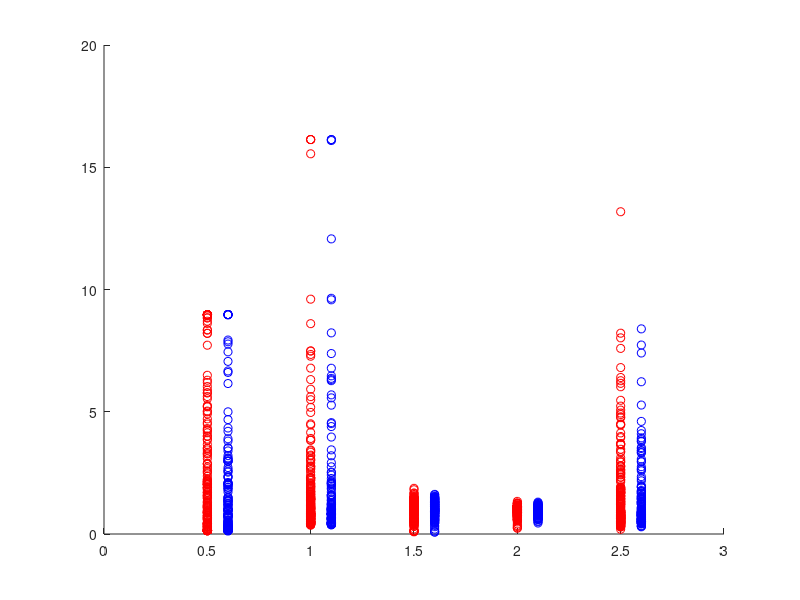
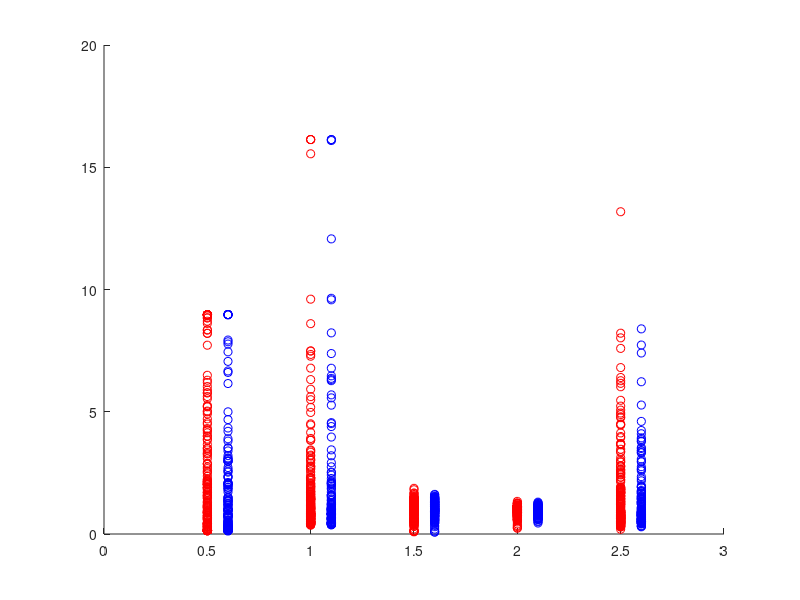

Reproduce these figures in MATLAB, in order.
clear all
close all
load('4plots.mat')

%% Cluster plots
    
% % %stuff = dbscan(opt_pars,9,20);
% % figure(1);
% % silhouette(opt_pars,stuff);


%% Boxplots

for i = 1:5
    
    plot_pars(:,i) = opt_pars(:,i)/median(opt_pars(:,i));
%     x(i) = x(i)/median(opt_pars(:,i));
%     y(i) = y(i)/median(opt_pars(:,i));
    
end
% figure(1)
% hold on
% h = boxplot(plot_pars,'Whisker',20,'Color','k','Widths',.35,'Positions',[.5 1 1.5 2 2.5]);
% plot([.5 1 1.5 2 2.5],x,'p','Color','b','MarkerSize',25,'MarkerFaceColor','b')
% plot([.5 1 1.5 2 2.5],y,'p','Color','r','MarkerSize',25,'MarkerFaceColor','r')
% set(gca,'XTickLabel',{' '})
% set(h,{'linew'},{3})
% yticks([0 4 8 12 16])
% set(gca,'fontsize',32)
% ylabel('Relative Parameters')
% saveas(figure(1),'boxplot.eps')

%% Scatter

hiPOTs = [];
midPOTs = [];
noPOTs = [];
figure (2)
hold on


for i = 1: length(POTS)
    if POTS(i) == 2
        hiPOTs = [hiPOTs ; plot_pars(i,1:5)];
    
    elseif POTS(i) == 1
        midPOTs = [midPOTs ; plot_pars(i,1:5)];
    else
        noPOTs = [noPOTs ; plot_pars(i,1:5)];
    end
end

for i = 1:5
    
    plot(i*.5*ones(length(hiPOTs(:,i)),1)+.1*ones(length(hiPOTs(:,i)),1),hiPOTs(:,i),'o','Color','b')
    plot(i*.5*ones(length(midPOTs(:,i)),1)+.1*ones(length(midPOTs(:,i)),1),midPOTs(:,i),'o','Color','b')
    plot(i*.5*ones(length(noPOTs(:,i)),1),noPOTs(:,i),'o','Color','r')

end
xlim([0,3])
print('scatterboiss','-dpng')
print('scatterboiss','-depsc2')

%% SVD plotting


[U, S, V] = svd(opt_pars);
Se = S(1:2,1:2);
Ue = U(:,1:2);
PCA = Ue * Se;
% cluster1 = [];
% cluster2 = [];
% 
% for i = 1: length(stuff)
%     if stuff(i) == 1
%         cluster1 = [cluster1; PCA(i,1:3)];
%     
%     else
%         
%         cluster2 = [cluster2; PCA(i,1:2)];
%     end
%     
% end
% 
% figure(10)
% clf
% hold on
% %  plot(cluster1(:,1),cluster1(:,2),'o', 'Color','b')
% %  plot(cluster2(:,1),cluster2(:,2),'o','Color','r')
% scatter3(cluster1(:,1),cluster1(:,2),cluster1(:,3),'','b')
% scatter3(cluster2(:,1),cluster2(:,2),cluster2(:,3),'','r')


% hiPOTs = [];
% midPOTs = [];
% noPOTs = [];
% for i = 1: length(POTS)
%     if POTS(i) == 2
%         hiPOTs = [hiPOTs ; PCA(i,1:3)];
%     
%     elseif POTS(i) == 1
%         midPOTs = [midPOTs ; PCA(i,1:3)];
%     else
%         noPOTs = [noPOTs ; PCA(i,1:3)];
%     end
% end
% hold on
% % plot(hiPOTs(:,2),hiPOTs(:,3),'o', 'Color','b')
% % plot(midPOTs(:,2),midPOTs(:,3),'o','Color','r')
% % plot(noPOTs(:,2),noPOTs(:,3),'o','Color','g')
% scatter3(hiPOTs(:,1),hiPOTs(:,2),hiPOTs(:,3),'', 'b')
% scatter3(midPOTs(:,1),midPOTs(:,2),midPOTs(:,3),'','r')
% scatter3(noPOTs(:,1),noPOTs(:,2),noPOTs(:,3),'','g')